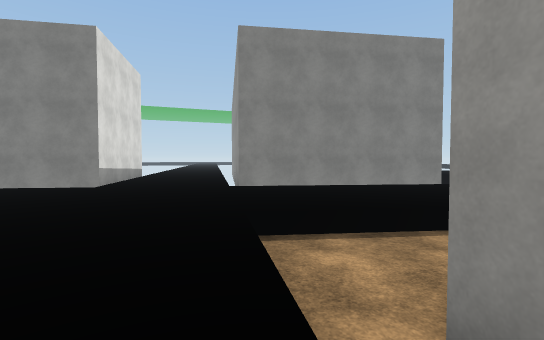
[1] (above)

24 first-person views from a walk through a 3-D level made in the Unity game engine. The camera is 1.3 m above the floor, tilts 2° down and sees 85° across. The floor is counted in squares, 2 m on a side. Each view is taken from the middle of a square. On the plan, view 1 faces up. The plan holds only what a view shows up to about 9 squares ahead; the rest is blank. The place goes on beyond the plan. The player is left out. Surface patterns are stand-ins for the level's own textures.

[2]
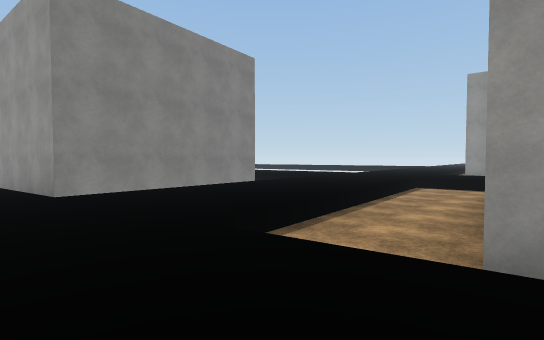

[3]
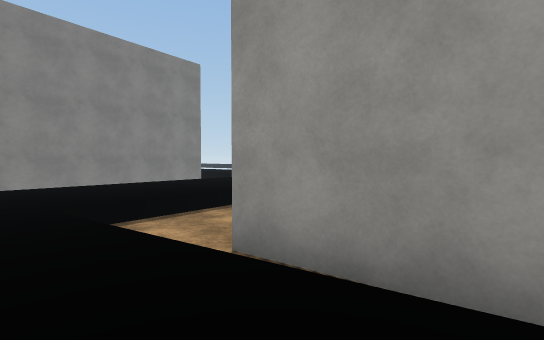

[4]
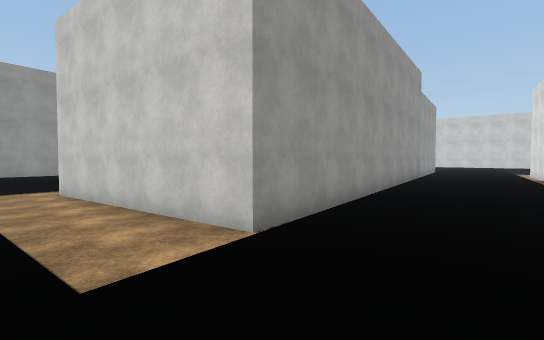

[5]
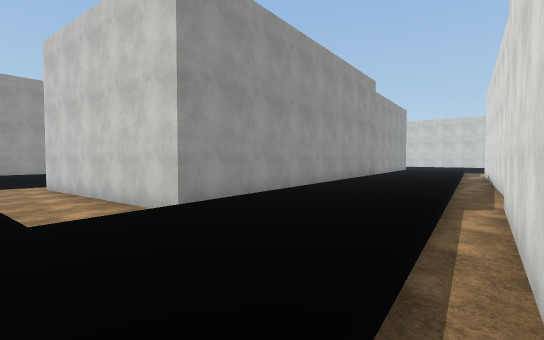

[6]
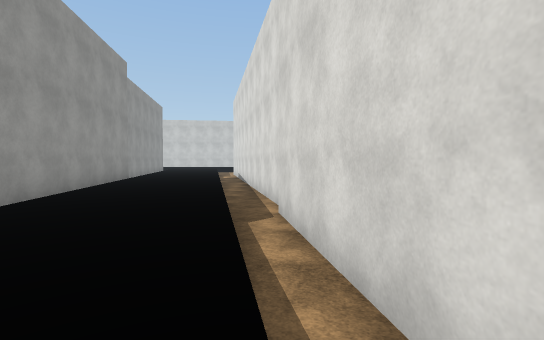

[7]
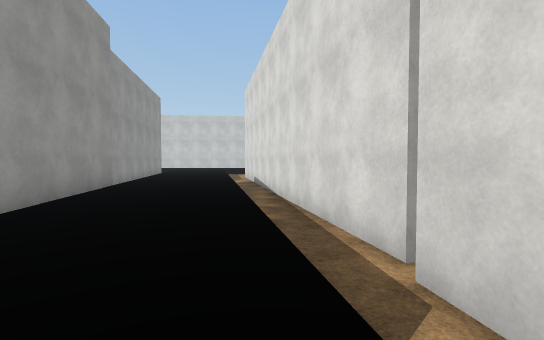

[8]
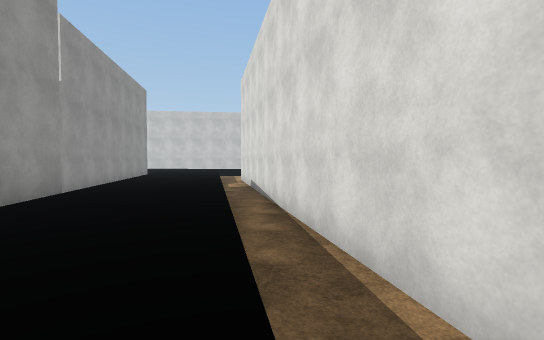

[9]
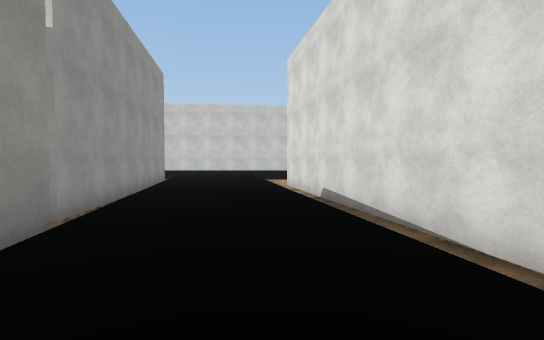

[10]
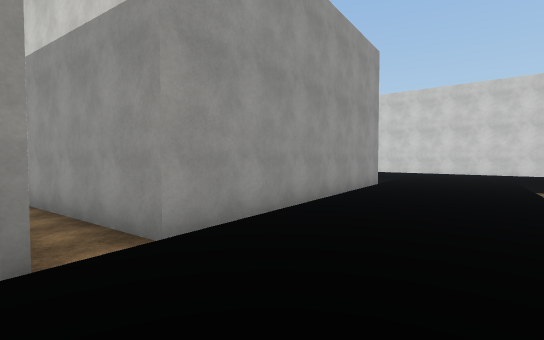

[11]
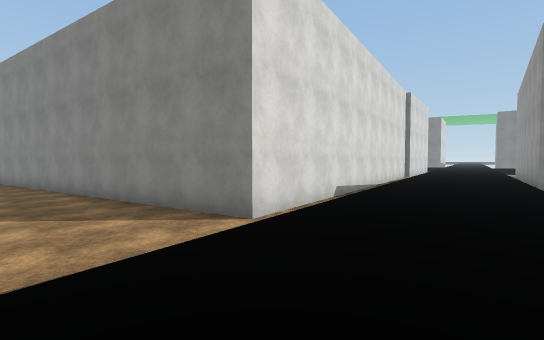

[12]
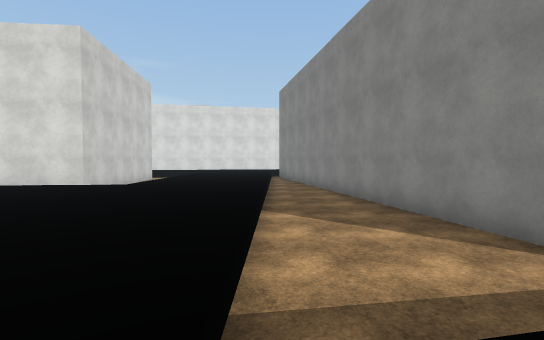

[13]
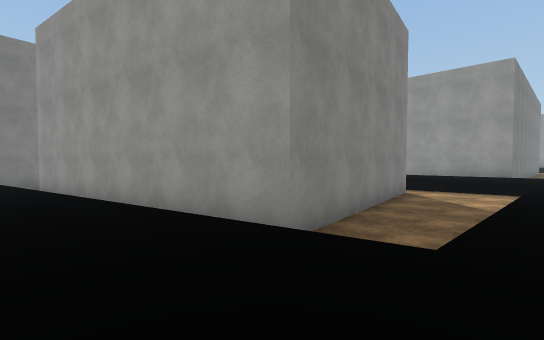

[14]
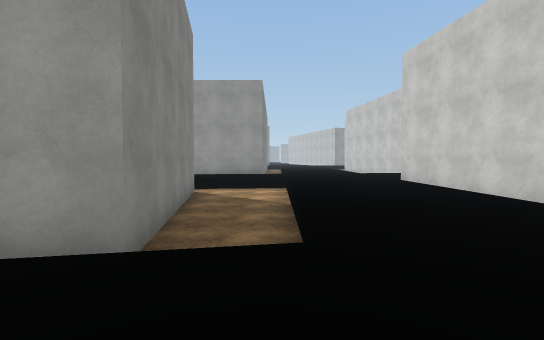

[15]
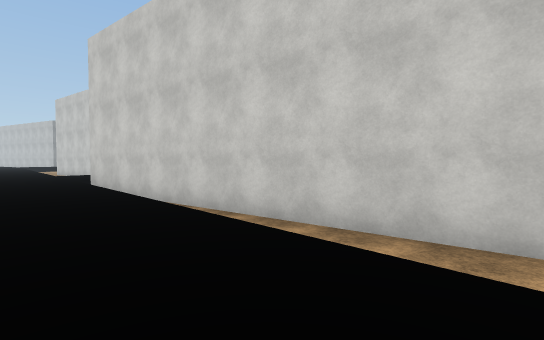

[16]
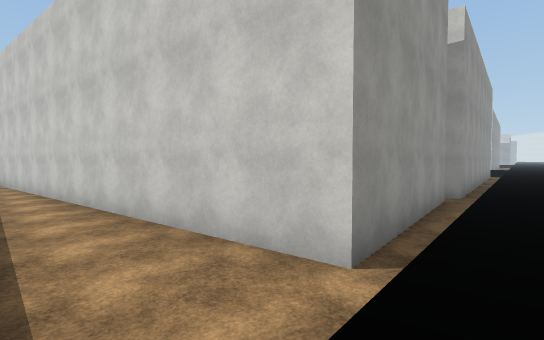

[17]
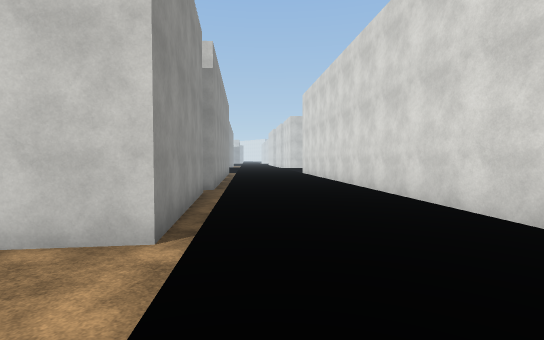

[18]
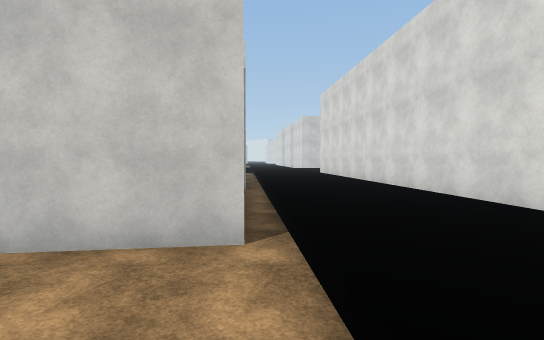

[19]
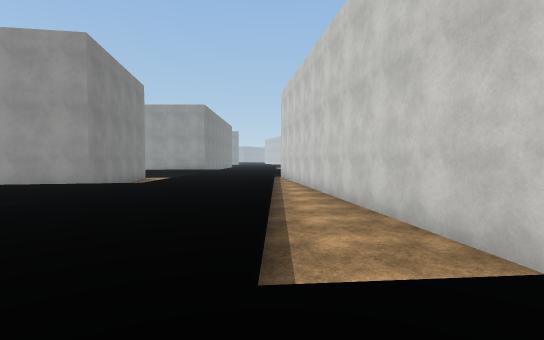

[20]
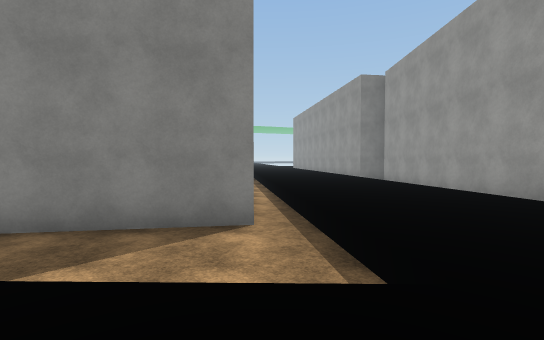

[21]
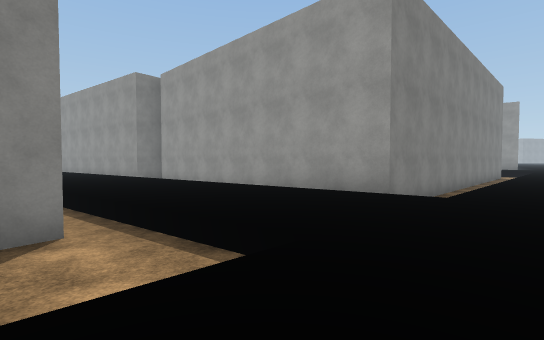

[22]
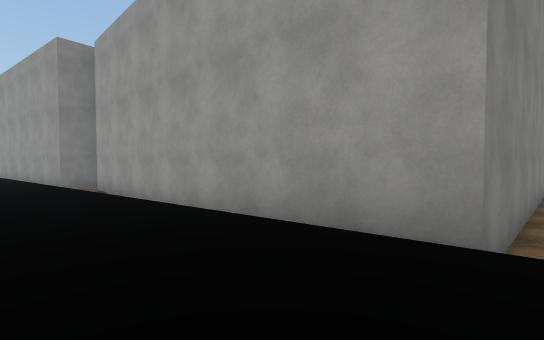

[23]
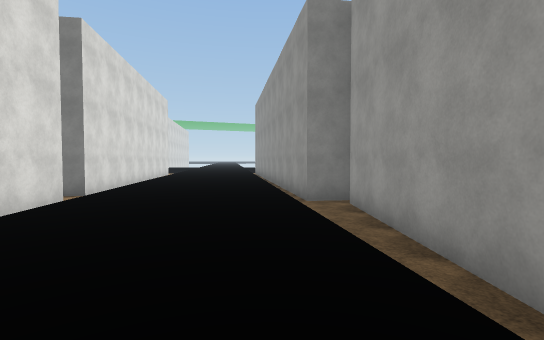

[24]
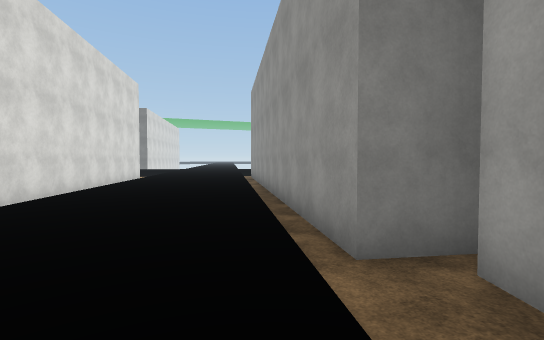

### Floor plan
Key: @ floor where view 1 was taken; # wall or solid block; . main floor; - floor 0.5 m lower than the main floor; v drop or lower ground.
Columns run from 7 left of view 1 to 23 right of it. Each row starts with its distance up from view 1.
 12       #
 11       #
 10       #
  9   #...######
  8 ###...###
  7  vv..........
  6  .............
  5   .............
  4    . . ..vvvvvvv
  3        vvvvvvvvv.
  2     .  vvv#####v.
  1    #v. .#
  0    #v  @#
 -1    #v...#
 -2     v...##
 -3     #...v#     # ....#
 -4     #v...#     #v....#
 -5     #v...#     #v....#
 -6     #v...#     ##v...##
 -7     #v...#      #v...v#
 -8      v...#      #v...v#
 -9      #v..##     vv...v##
-10      #v...vv#####v....v#
-11      #v...v##   #v....v#
-12      #v...v#       ...v#
-13       v...v#      v...v#
-14       #v..v#      v...v#
-15       #v...#      v...v#
-16       #v...#      v...v#
-17   #####v...##     v....#
-18 ###vvvvv...v######v....#
-19 vvvvvvvvv..vvvvvvvv....#
-20 vvvvvvvvv...vvvvvvvv...vvvvvvvv
-21 ....    .....  ....    .......
-22 .....   ..... .....    ....
-23 ......   .... .......
-24  v...vvvvvvvvvvvvvv..
-25 vv...vvvvvvvvv######
-26 ##.. v#######
-27  #.  -#
-28  #.. v#
-29  #...v#
-30  #...v#
-31  #v...#
-32  #v...v

Where each view was taken, in squares from view 1:
view 1: 0 up, 0 right, facing up
view 2: 1 up, 2 left, facing up-right
view 3: 1 down, 1 left, facing up-right
view 4: 4 up, 2 left, facing down-right
view 5: 4 up, 4 left, facing down-right
view 6: 2 up, 3 left, facing down
view 7: 1 down, 2 left, facing down
view 8: 3 down, 2 left, facing down
view 9: 6 down, 0 right, facing down
view 10: 9 down, 0 right, facing down-right
view 11: 20 down, 3 right, facing up-left
view 12: 20 down, 2 right, facing left
view 13: 21 down, 2 right, facing up-right
view 14: 20 down, 2 right, facing right
view 15: 22 down, 2 right, facing down-right
view 16: 24 down, 3 left, facing down-right
view 17: 23 down, 3 left, facing down
view 18: 23 down, 2 left, facing down
view 19: 24 down, 4 left, facing right
view 20: 22 down, 11 right, facing up
view 21: 22 down, 10 right, facing up-right
view 22: 20 down, 13 right, facing up-right
view 23: 16 down, 14 right, facing up
view 24: 12 down, 14 right, facing up
